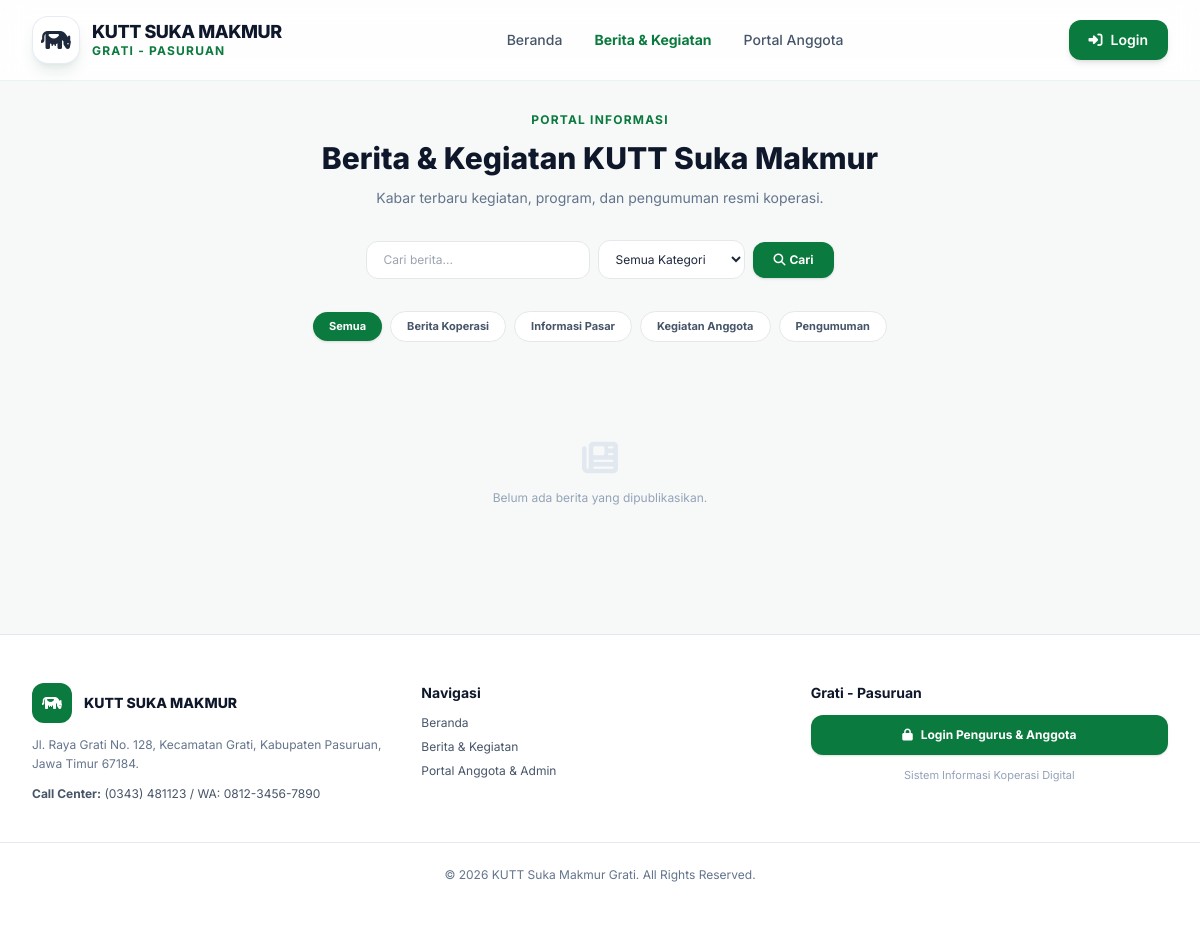
Screenshot of /berita with the database file from the repository.
### tables this page shows
CREATE TABLE `settings` (
  `setting_key` varchar(60) NOT NULL,
  `setting_value` text DEFAULT NULL,
  `updated_at` datetime DEFAULT NULL,
  `updated_by` int(10) unsigned DEFAULT NULL,
  PRIMARY KEY (`setting_key`),
  KEY `fk_settings_user` (`updated_by`),
  CONSTRAINT `fk_settings_user` FOREIGN KEY (`updated_by`) REFERENCES `users` (`id`) ON DELETE SET NULL
);

CREATE TABLE `news_categories` (
  `id` int(10) unsigned NOT NULL AUTO_INCREMENT,
  `name` varchar(60) NOT NULL,
  `slug` varchar(80) NOT NULL,
  PRIMARY KEY (`id`),
  UNIQUE KEY `uq_nc_slug` (`slug`)
);

### src/views/public/news.php (the view, shortened to what the rows shown need)
<?php
$categories = $categories ?? [];
$activeCategory = $activeCategory ?? null;
$brand = $brand ?? \App\Models\Setting::all();
$navItems = [
    ['path' => '/', 'label' => 'Beranda'],
    ['path' => '/berita', 'label' => 'Berita & Kegiatan'],
    ['path' => '/login', 'label' => 'Portal Anggota'],
];
    ?>
    <?php
PortalLayout::header($brand, $navItems, '/berita');
?>
<main class="pt-28 pb-16">
  <div class="max-w-7xl mx-auto px-4 sm:px-6 lg:px-8 space-y-8">
    <div class="text-center max-w-2xl mx-auto space-y-3">
      <h2 class="text-xs font-bold text-kutt-primary uppercase tracking-widest section-eyebrow">PORTAL INFORMASI</h2>
      <h1 class="text-2xl sm:text-3xl font-extrabold font-poppins text-slate-900">Berita &amp; Kegiatan KUTT Suka Makmur</h1>
    </div>
    <div class="flex flex-wrap items-center justify-center gap-2">
      <a href="/berita" class="px-4 py-1.5 rounded-full text-[11px] font-bold transition <?= $activeCategory === null ? 'bg-kutt-primary text-white shadow' : 'bg-white text-slate-600 border hover:border-kutt-primary hover:text-kutt-primary' ?>">Semua</a>
      <?php foreach ($categories as $c): ?>
        <a href="/berita?kategori=<?= (int) $c['id'] ?>" class="px-4 py-1.5 rounded-full text-[11px] font-bold transition <?= $activeCategory == $c['id'] ? 'bg-kutt-primary text-white shadow' : 'bg-white text-slate-600 border hover:border-kutt-primary hover:text-kutt-primary' ?>"><?= e((string) $c['name']) ?></a>
      <?php endforeach; ?>
    </div>
  </div>
</main>
<?php PortalLayout::footer($brand); ?>

### src/Support/PortalLayout.php (shortened to what the rows shown need)
<?php
final class PortalLayout
{
    public static function header(array $brand, array $navItems, string $activePath = ''): void
    {
        $brandName    = (string) ($brand['brandName'] ?? 'KUTT SUKA MAKMUR');
        $subBrand     = (string) ($brand['subBrand'] ?? 'Grati - Pasuruan');
        $logoIcon     = (string) ($brand['logoIcon'] ?? 'fa-solid fa-cow');
        $logoImage    = (string) ($brand['logoImage'] ?? '');
        $colorPrimary = (string) ($brand['colorPrimary'] ?? '#0b7a3e');
        $isLoggedIn   = \App\Core\Auth::check();
        $iconTags = is_file(BASE_PATH . '/public/favicon.ico')
            ? '<link rel="icon" href="/favicon.ico" sizes="any">'
            : '<link rel="icon">';
        if (is_file(BASE_PATH . '/public/apple-touch-icon.png')) {
            $iconTags .= '<link rel="apple-touch-icon" href="/apple-touch-icon.png">';
        }
        if (is_file(BASE_PATH . '/public/icon-192.png') && is_file(BASE_PATH . '/public/icon-512.png')) {
            $iconTags .= '<link rel="icon" type="image/png" sizes="192x192" href="/icon-192.png">'
                . '<link rel="icon" type="image/png" sizes="512x512" href="/icon-512.png">'
                . '<link rel="manifest" href="/site.webmanifest">';
        }
        $ogTags = '';
        echo '<!DOCTYPE html>
<html lang="id" class="h-full bg-slate-50 scroll-smooth">
<head>
  <title>' . e($brandName) . '</title>
  <script src="https://cdn.tailwindcss.com"></script>
  ' . $iconTags . $ogTags . '
  <link rel="stylesheet" href="https://cdnjs.cloudflare.com/ajax/libs/font-awesome/6.4.0/css/all.min.css">
    :root { --kutt-primary: ' . e($colorPrimary) . '; --kutt-dark: ' . e((string) ($brand['colorDark'] ?? '#052e1a')) . '; --kutt-gold: ' . e((string) ($brand['colorGold'] ?? '#ffc107')) . '; }
  <meta name="csrf-token" content="' . e(\App\Core\Csrf::token()) . '">
</head>
<body class="h-full font-sans text-slate-800 bg-[#F7F9F8] antialiased">
<header class="fixed top-0 left-0 right-0 z-40 glass-nav transition-all duration-300">
  <div class="max-w-7xl mx-auto px-4 sm:px-6 lg:px-8 h-20 flex items-center justify-between">
    <a href="/" class="flex items-center gap-3 group">
      <div class="w-12 h-12 rounded-2xl bg-white border border-slate-200/80 flex items-center justify-center font-bold text-2xl shadow-lg shadow-emerald-900/10 group-hover:scale-105 transition overflow-hidden">'
            . ($logoImage !== ''
                ? '<img src="' . e($logoImage) . '" alt="Logo" class="w-full h-full object-contain">'
                : '<i class="' . e($logoIcon) . '"></i>') . '
      </div>
      <div>
        <span class="font-poppins font-extrabold text-lg text-slate-900 tracking-tight block leading-tight">' . e($brandName) . '</span>
        <span class="text-xs font-bold text-kutt-primary uppercase tracking-widest block">' . e($subBrand) . '</span>
      </div>
    </a>
    <nav class="hidden md:flex items-center gap-8 text-sm font-medium text-slate-600">';
        echo '</nav>
    <div class="flex items-center gap-3">
      ' . ($isLoggedIn
            ? '<a href="/dashboard" class="px-5 py-2.5 bg-kutt-primary hover:opacity-90 text-white font-semibold rounded-xl text-xs sm:text-sm shadow-md transition flex items-center gap-2"><i class="fa-solid fa-gauge-high"></i><span class="hidden sm:inline">Dashboard</span></a>'
            : '<a href="/login" class="px-5 py-2.5 bg-kutt-primary hover:opacity-90 text-white font-semibold rounded-xl text-xs sm:text-sm shadow-md transition flex items-center gap-2"><i class="fa-solid fa-right-to-bracket"></i><span>Login</span></a>') . '
      <button type="button" onclick="toggleMobileNav()" class="md:hidden p-2.5 rounded-xl bg-slate-100 text-slate-800 text-xl hover:bg-slate-200 transition"><i id="mobileMenuIcon" class="fa-solid fa-bars"></i></button>
    </div>
  </div>
</header>
<div id="mobileNavBackdrop" onclick="toggleMobileNav()" class="md:hidden hidden fixed inset-0 bg-slate-900/60 backdrop-blur-sm z-40 transition-opacity duration-300"></div>
<aside id="mobileNavDrawer" class="md:hidden fixed top-0 right-0 h-full w-72 max-w-[85%] bg-white z-50 shadow-2xl transform translate-x-full transition-transform duration-300 flex-col">
  <div class="flex items-center justify-between p-5 border-b border-slate-100">
    <span class="font-poppins font-extrabold text-sm text-slate-900">Menu Navigasi</span>
    <button type="button" onclick="toggleMobileNav()" class="p-2 rounded-lg bg-slate-100 text-slate-600"><i class="fa-solid fa-xmark"></i></button>
  </div>
  <nav class="flex-1 overflow-y-auto custom-scrollbar p-5 space-y-1 text-sm font-semibold text-slate-700">';
        echo '</nav>
  <div class="p-5 border-t border-slate-100">
    <a href="' . ($isLoggedIn ? '/dashboard' : '/login') . '" onclick="toggleMobileNav()" class="w-full px-5 py-3 bg-kutt-primary hover:opacity-90 text-white font-semibold rounded-xl text-sm shadow-md transition flex items-center justify-center gap-2">
      <i class="fa-solid fa-right-to-bracket"></i> ' . ($isLoggedIn ? 'Buka Dashboard' : 'Login') . '
    </a>
  </div>
</aside>
<script>
function toggleMobileNav() {
  var drawer = document.getElementById("mobileNavDrawer");
  var backdrop = document.getElementById("mobileNavBackdrop");
  var icon = document.getElementById("mobileMenuIcon");
  if (!drawer || !backdrop) return;
  var isOpen = drawer.classList.contains("translate-x-0");
  if (isOpen) {
    drawer.classList.remove("translate-x-0"); drawer.classList.add("translate-x-full");
    backdrop.classList.add("hidden"); document.body.classList.remove("overflow-hidden");
    if (icon) icon.className = "fa-solid fa-bars";
  } else {
    drawer.classList.remove("translate-x-full"); drawer.classList.add("translate-x-0");
    backdrop.classList.remove("hidden"); document.body.classList.add("overflow-hidden");
    if (icon) icon.className = "fa-solid fa-xmark";
  }
}
window.addEventListener("scroll", function () {
  document.querySelectorAll(".glass-nav").forEach(function (h) { h.classList.toggle("nav-scrolled", window.scrollY > 24); });
});
</script>';
    }
    public static function footer(array $brand): void
    {
        $brandName  = (string) ($brand['brandName'] ?? 'KUTT SUKA MAKMUR');
        $subBrand   = (string) ($brand['subBrand'] ?? 'Grati - Pasuruan');
        $logoIcon   = (string) ($brand['logoIcon'] ?? 'fa-solid fa-cow');
        $logoImage  = (string) ($brand['logoImage'] ?? '');
        $address    = (string) ($brand['footerAddress'] ?? '');
        $phone      = (string) ($brand['footerPhone'] ?? '');
        $copyright  = (string) ($brand['footerCopyright'] ?? ('© ' . date('Y') . ' ' . $brandName));
        echo '<footer class="py-12 bg-white border-t border-slate-200 mt-auto">
  <div class="max-w-7xl mx-auto px-4 sm:px-6 lg:px-8 grid grid-cols-1 sm:grid-cols-3 gap-8">
    <div class="space-y-3">
      <div class="flex items-center gap-3">
        <div class="w-10 h-10 rounded-xl bg-kutt-primary text-white flex items-center justify-center font-bold overflow-hidden">'
            . ($logoImage !== '' ? '<img src="' . e($logoImage) . '" alt="Logo" class="w-full h-full object-contain">' : '<i class="' . e($logoIcon) . '"></i>') . '
        </div>
        <h4 class="font-extrabold font-poppins text-slate-900 text-sm">' . e($brandName) . '</h4>
      </div>
      <p class="text-xs text-slate-500 leading-relaxed">' . nl2br(e($address)) . '</p>
      <p class="text-xs text-slate-600"><strong>Call Center:</strong> ' . e($phone) . '</p>
    </div>
    <div class="space-y-2 text-xs text-slate-600">
      <h5 class="font-bold font-poppins text-slate-900 text-sm mb-3">Navigasi</h5>
      <a href="/" class="block hover:text-kutt-primary transition">Beranda</a>
      <a href="/berita" class="block hover:text-kutt-primary transition">Berita &amp; Kegiatan</a>
      <a href="/login" class="block hover:text-kutt-primary transition">Portal Anggota &amp; Admin</a>
    </div>
    <div class="space-y-3">
      <h5 class="font-bold font-poppins text-slate-900 text-sm">' . e($subBrand) . '</h5>
      <a href="/login" class="w-full py-3 bg-kutt-primary hover:opacity-90 text-white text-xs font-bold rounded-xl shadow transition flex items-center justify-center gap-2">
        <i class="fa-solid fa-lock"></i><span>Login Pengurus &amp; Anggota</span>
      </a>
      <p class="text-[11px] text-center text-slate-400">Sistem Informasi Koperasi Digital</p>
    </div>
  </div>
  <div class="mt-10 pt-6 border-t border-slate-200 text-center text-xs text-slate-500">
    <p>' . e($copyright) . '</p>
  </div>
</footer>
</body>
</html>';
    }
}

### rows the page displays
settings: setting_value "GRATI - PASURUAN"
news_categories: name "Berita Koperasi"
news_categories: name "Informasi Pasar"
news_categories: name "Kegiatan Anggota"
news_categories: name "Pengumuman"

### other values shown
$brandName "KUTT SUKA MAKMUR"
$item['label'] "Beranda"
$item['label'] "Berita & Kegiatan"
$item['label'] "Portal Anggota"
$address "Jl. Raya Grati No. 128, Kecamatan Grati, Kabupaten Pasuruan, Jawa Timur 67184."
$phone "(0343) 481123 / WA: 0812-3456-7890"
$subBrand "Grati - Pasuruan"
$copyright "© 2026 KUTT Suka Makmur Grati. All Rights Reserved."
